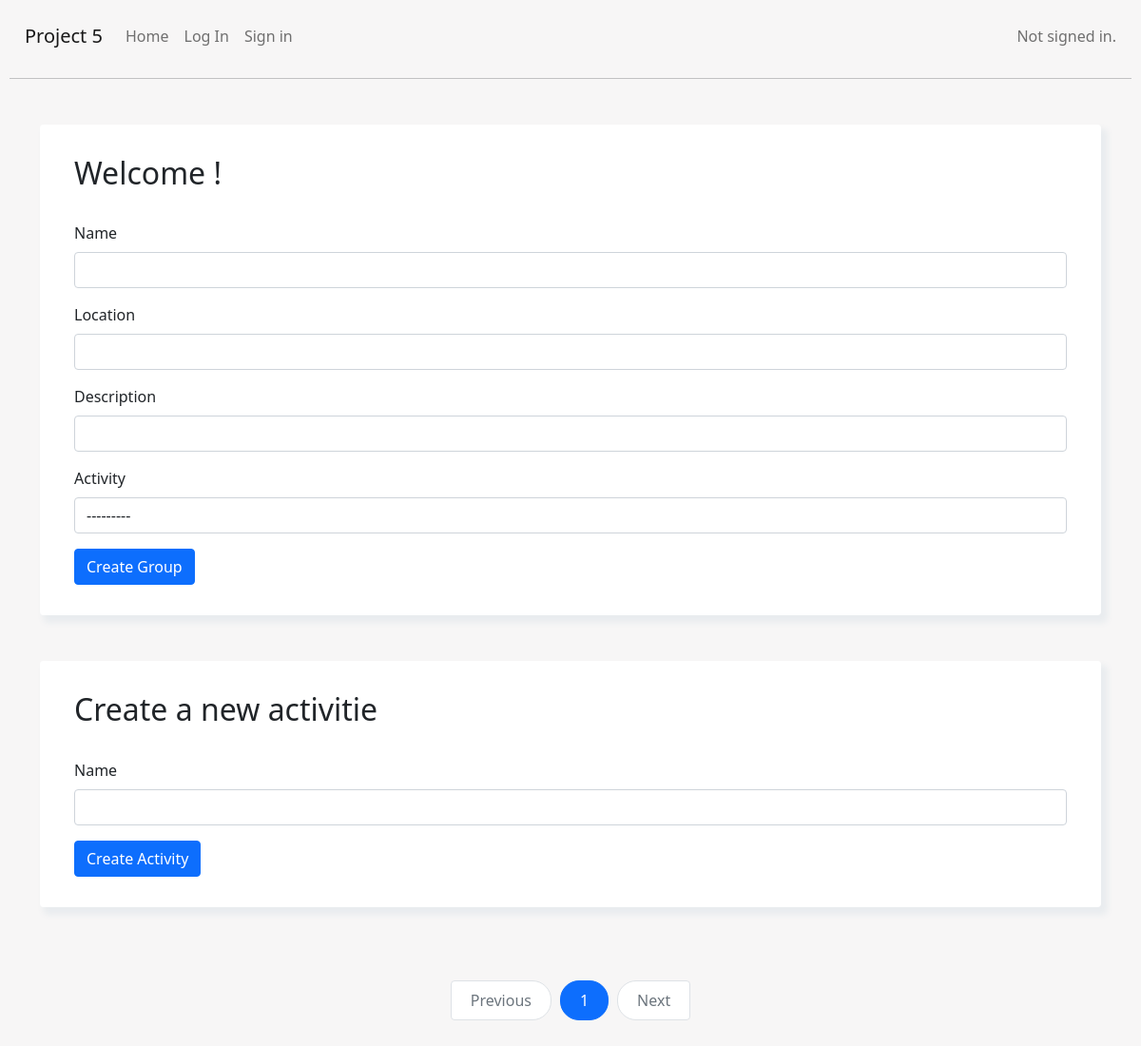
Before: / with the older database file.
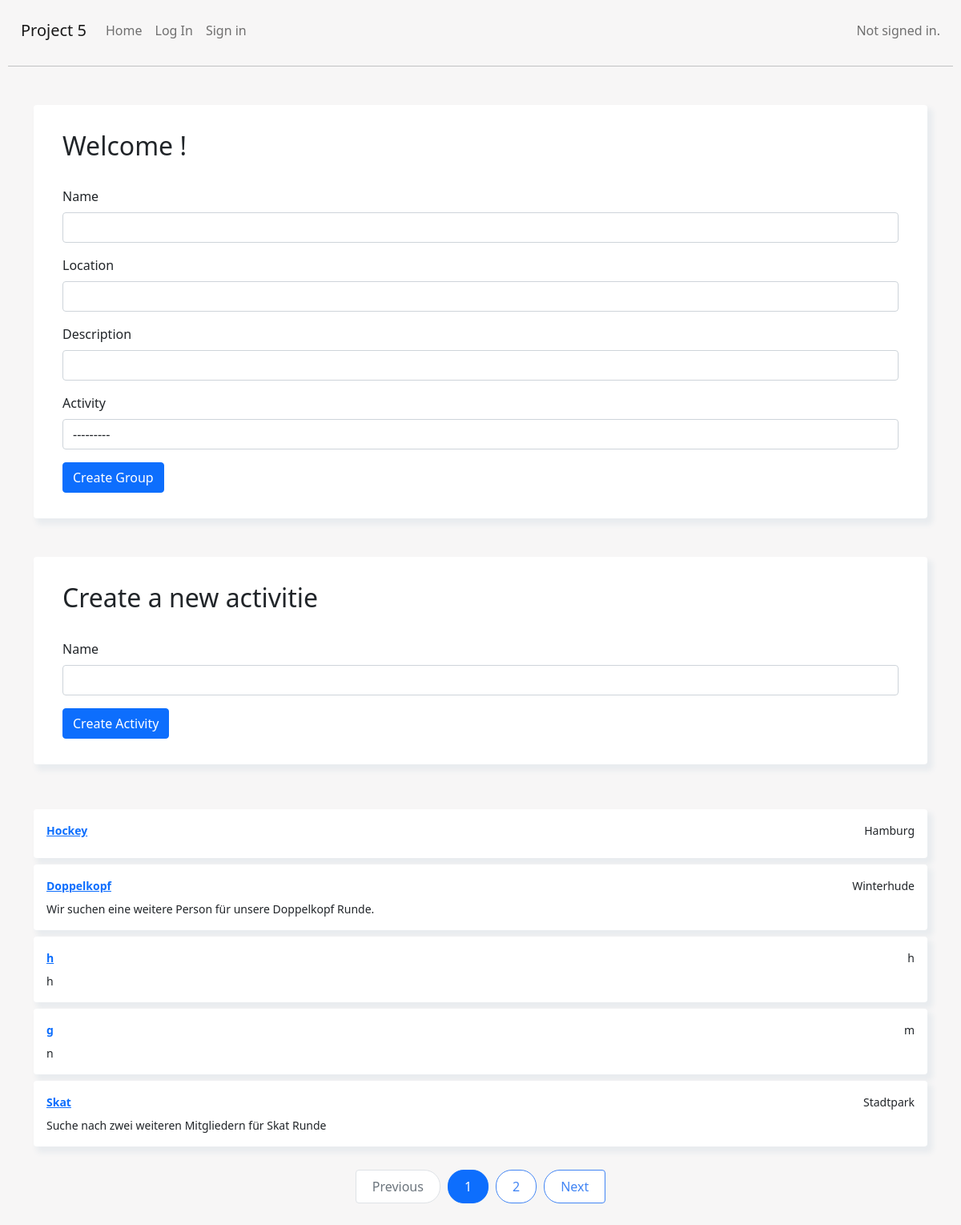
After: the same page with the newer database file.
### capstone/models.py (models this page shows, shortened)
class Activity(models.Model):
    name = models.CharField(max_length=200)
    def __str__(self):
        return f"{self.name}"

class Group(models.Model):
    name = models.CharField(max_length=200)
    description = models.CharField(max_length=200)
    location = models.CharField(max_length=200)
    activity = models.ForeignKey(Activity, on_delete=models.CASCADE, default=None)
    users = models.ManyToManyField(User)

### capstone/views.py (the view)
# urls.py: path('', views.index, name='index'),
def index(request):
    groups = Group.objects.all()
    group_form = GroupForm()
    activity_form = ActivityForm()
    paginator = Paginator(groups, 5)
    page_number = request.GET.get('page')
    try:
        groups = paginator.page(page_number)
    except PageNotAnInteger:
        groups = paginator.page(1)
    except EmptyPage:
        groups = paginator.page(paginator.num_pages)
    return render(request, 'capstone/index.html', {'groups': groups, 'group_form': group_form, 'activity_form': activity_form})

### capstone/forms.py
class GroupForm(forms.ModelForm):
    class Meta:
        model = Group
        fields = ['name', 'location' ,  'description',  'activity']

class ActivityForm(forms.ModelForm):
    class Meta:
        model = Activity
        fields = ['name']

### capstone/templates/capstone/index.html (shortened to what this page needs)
{% extends "capstone/layout.html" %}
{% block body %}
{% load static %}
<div class="container mt-5">
    <div class="card p-3 mt-2">
        <div class="untereBox">
        <h2>Welcome {{ request.user.username }}!</h2>
        <form method="post" action="{% url 'create_group' %}">
            {% for field in group_form %}
            <div class="mb-3">
                {% if field.field.widget.input_type == 'select' %}
                    <label for="{{ field.id_for_label }}" class="form-label">{{ field.label }}</label>
                    <select class="form-control" id="{{ field.id_for_label }}" name="{{ field.html_name }}">
                        {% for choice in field.field.choices %}
                            <option value="{{ choice.0 }}">{{ choice.1 }}</option>
                        {% endfor %}
                    </select>
                {% else %}
                    <label for="{{ field.id_for_label }}" class="form-label">{{ field.label }}</label>
                    <input type="{{ field.field.widget.input_type }}" class="form-control" id="{{ field.id_for_label }}" name="{{ field.html_name }}" {% if field.field.required %}required{% endif %}>
                {% endif %}
            </div>
            {% endfor %}
            <button type="submit" class="btn btn-primary">Create Group</button>
        </form>
        </div>
    </div>
</div>
<div class="container mt-5">
    <div class="card p-3 mt-2">
        <div class="untereBox">
        <h2>Create a new activitie</h2>
        <form method="post" action="{% url 'create_activity' %}">
            {% for field in activity_form %}
            <div class="mb-3">
                <label for="{{ field.id_for_label }}" class="form-label">{{ field.label }}</label>
                <input type="{{ field.field.widget.input_type }}" class="form-control" id="{{ field.id_for_label }}" name="{{ field.html_name }}" {% if field.field.required %}required{% endif %}>
            </div>
            {% endfor %}
            <button type="submit" class="btn btn-primary">Create Activity</button>
        </form>
        </div>
    </div>
</div>
<div class="container mt-5">
    <div class="row  d-flex justify-content-center" style="background-color: transparent;">
        <div class="col-md-12" >
            {% if True %}
                {% for group in groups %}
                <div class="card p-3 mt-2">
                    <div class="d-flex justify-content-between align-items-center">
                        <div class="user d-flex flex-row align-items-center">
                            <small class="font-weight-bold text-primary">
                                <a href="#">
                                    {{ group.name }}
                                </a>
                            </small>
                        </div>
                        <small>{{ group.location }}</small>
                    </div>
                        <div id="postArea_{{ group.id }}">
                            <div class="action d-flex justify-content-between mt-2 align-items-center">
                                <small class ="afterEditedContent_" id="afterEditedContent_{{ group.id }}">{{ group.description }}</small>
                            </div>
                         </div>
                </div>
                {% endfor %}
                <br/>
                <div>
                    <nav aria-label="Page navigation ">
                        <ul class="pagination">
                            {% if groups.has_previous %}
                                <li class="page-item"><a class="page-link" href="?page={{ groups.previous_page_number }}">Previous</a></li>
                            {% else %}
                                <li class="page-item disabled"><a class="page-link">Previous</a></li>
                            {% endif %}
                            {% for i in groups.paginator.page_range %}
                                {% if groups.number == i %}
                                    <li class="page-item active"><a class="page-link">{{ i }}</a></li>
                                {% else %}
                                    <li class="page-item"><a class="page-link" href="?page={{ i }}">{{ i }}</a></li>
                                {% endif %}
                            {% endfor %}
                            {% if groups.has_next %}
                                <li class="page-item"><a class="page-link" href="?page={{ groups.next_page_number }}">Next</a></li>
                            {% else %}
                                <li class="page-item disabled"><a class="page-link">Next</a></li>
                            {% endif %}
                        </ul>
                    </nav>
                </div>
            {% endif %}
        </div>
    </div>
</div>
{% endblock %}

### capstone/templates/capstone/layout.html (shortened to what this page needs)
{% load static %}
<!DOCTYPE html>
<html lang="en">
<head>
    <link href="https://cdnjs.cloudflare.com/ajax/libs/twitter-bootstrap/4.5.0/css/bootstrap.min.css" rel="stylesheet">
    <link href="https://stackpath.bootstrapcdn.com/bootstrap/5.0.0/css/bootstrap.min.css" rel="stylesheet">
    <link href="{% static 'capstone/styles.css' %}" rel="stylesheet">
</head>
<body>
  <nav class="navbar navbar-expand-sm navbar-light">
    <a class="navbar-brand" href="#">Project 5</a>
    <div class="collapse navbar-collapse" id="navbarNavDropdown">
            <ul class="navbar-nav mr-auto">
                    <li class="nav-item">
                        <a class="nav-link" href="{% url 'index' %}">Home
                        </a>
                    </li>
                {% if user.is_authenticated %}
                    {% comment %} <li class="nav-item">
                        <a class="nav-link" href="{% url 'index' %}">Following</a>
                    </li> {% endcomment %}
                    <li class="nav-item">
                        <a class="nav-link" href="{% url 'logout' %}">Log Out</a>
                    </li>
                {% else %}
                    <li class="nav-item">
                        <a class="nav-link" href="{% url 'login' %}">Log In</a>
                    </li>
                    <li class="nav-item">
                        <a class="nav-link" href="{% url 'signup' %}">Sign in</a>
                    </li>
                {% endif %}
            </ul>
            <span class="navbar-text">
                {% if user.is_authenticated %}
                    Signed in as <strong>{{ user.username }}</strong>.
                {% else %}
                    Not signed in.
                {% endif %}
                </span>
    </div>
</nav>
  <hr>
  {% block body %}
  {% endblock %}

### capstone/static/capstone/styles.css (style rules this page uses)
body { padding: 10px; background-color: #f7f6f6; }
.untereBox { padding: 16px; padding-right: 20px; padding-left: 20px; }
.pagination { display: flex; justify-content: center; align-items: center; }
.page-item { margin: 5px; }
.page-link { border-radius: 20px; padding: 10px 20px; border: 1px solid #4285f4; color: #4285f4; align-items: center; justify-content: center; }
.row { background: #f8f9fa; }
.card { border: none; box-shadow: 5px 6px 6px 2px #e9ecef; border-radius: 4px; }

Changed rows visible on the page:
added Activity: activity "---------"
added Group: name "Hockey", location "Hamburg"
added Group: name "Doppelkopf", location "Winterhude", description "Wir suchen eine weitere Person für unsere Doppelkopf Runde."
added Group: name "h", location "h", description "h"
added Group: name "g", location "m", description "n"
added Group: name "Skat", location "Stadtpark", description "Suche nach zwei weiteren Mitgliedern für Skat Runde"
Other visible differences:
new list line: "2"
